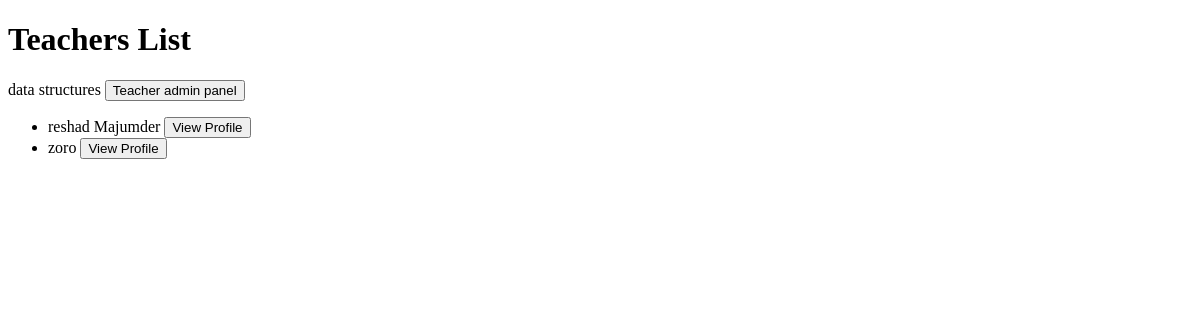
The app's page /, older data.
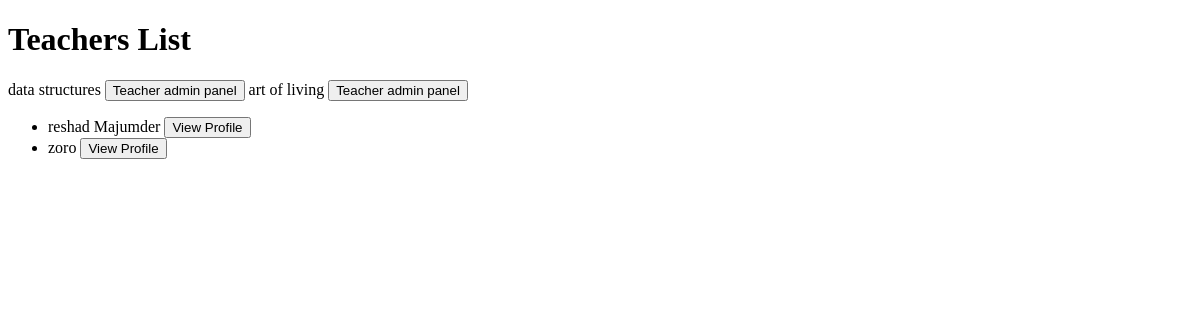
The same page, newer data.
### teacherAdminPanel/models.py (models this page shows, shortened)
class CourseName(models.Model):
    course_id = models.CharField(max_length=10 )
    name = models.CharField(max_length=100)
    description= models.CharField(max_length=300)

### teachers/models.py (models this page shows, shortened)
class Teacher(models.Model):
    name = models.CharField(max_length=255)
    photo = models.ImageField()

### home/views.py (the view)
# urls.py: 2. Add a URL to urlpatterns:  path('', views.home, name='home')
def home(request):
    teachers = Teacher.objects.all()
    course=CourseName.objects.all()
    return render(request, 'home.html', context={'teachers': teachers,'courses':course})

### home/templates/home.html (shortened to what this page needs)
<!DOCTYPE html>
<html lang="en">
<head>
</head>
<body>
    <h1>Teachers List</h1>
    {% for course in courses  %}
    {{course.name}}
    <a href="{% url "panel" courseId=course.id %}"><button>Teacher admin panel</button></a>
    {% endfor %}
    <ul>
        {% for teacher in teachers %}
            <li>
                {{ teacher.name }}
                <a href="{% url 'teacher_profile' teacher_id=teacher.id %}"><button>View Profile</button></a>
            </li>
        {% endfor %}
    </ul>
</body>
</html>

Row changes from the older to the newer data that the page shows:
added CourseName: name "art of living"
